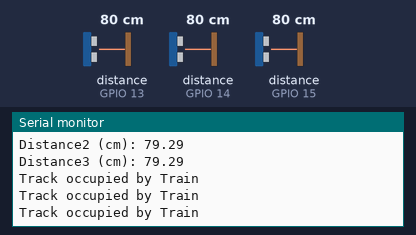
A sketch run on a simulated ESP8266 (NodeMCU). On the bench: the last lines printed to the serial monitor. Wiring (inferred from the names in the program): 3 × ultrasonic range finder: trigger GPIO 4, echo GPIO 15 / trigger GPIO 5, echo GPIO 13 / trigger GPIO 12, echo GPIO 14. The test bench sets the inputs (shaded band); at power-on: distance to the obstacle (sensors on GPIO 15, GPIO 13, GPIO 14) 80 cm. The echo pulse lasts 58.3 µs per cm; WiFi joins after 1.5 s; servers stay silent unless stated; uploads are accepted with an empty reply.

Above: at 2.7 s.
2.8 s: distance to the obstacle (sensor on GPIO 15) set to 2 cm
At 3.29 s:
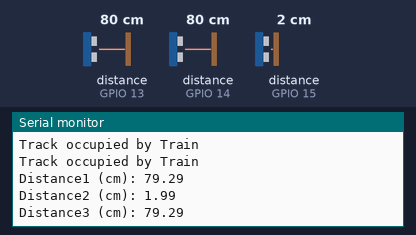
6.4 s: distance to the obstacle (sensor on GPIO 13) set to 2 cm
At 6.72 s:
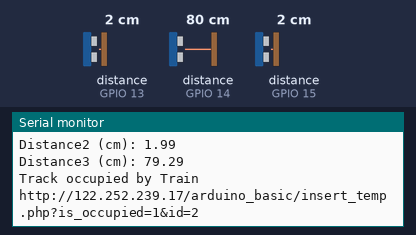
8.6 s: distance to the obstacle (sensor on GPIO 14) set to 2 cm
At 9.3 s:
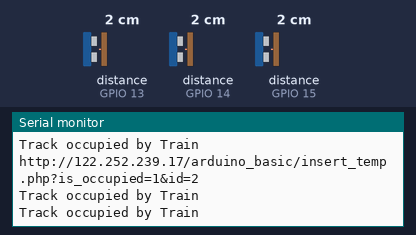
10.8 s: distance to the obstacle (sensor on GPIO 13) set to 4 cm
At 11.34 s:
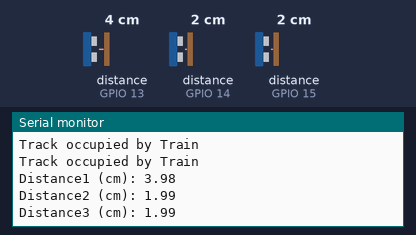
13.0 s: distance to the obstacle (sensor on GPIO 14) set to 4 cm
At 13.14 s:
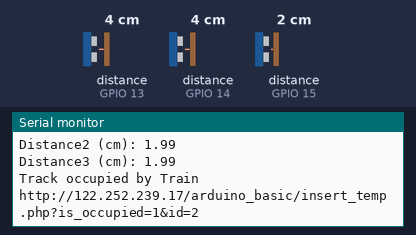
15.2 s: distance to the obstacle (sensor on GPIO 15) set to 4 cm
At 16.15 s:
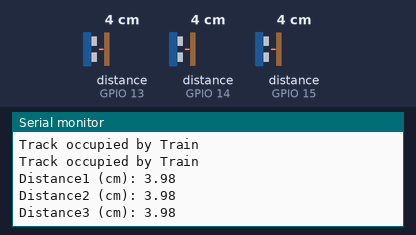
Timing chart, 0 to 18.2 s (numbered marks = the images above; inputs shaded):
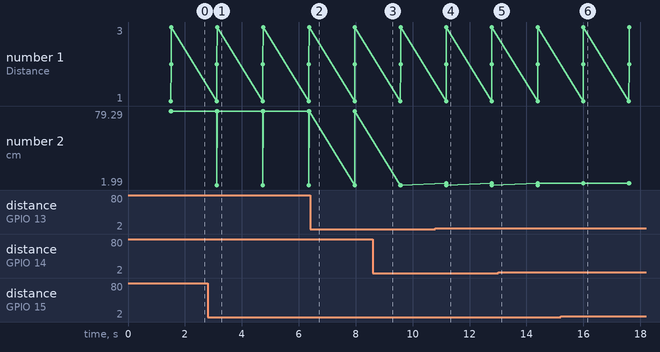

The sketch:

Temperature_Mysql.ino
```cpp
#include <ESP8266WiFi.h>
#include <ESP8266HTTPClient.h>
#include <WiFiClient.h>
#include <Wire.h>
// #include <Ultrasonic.h>
// Instantiate trig and echo pin for ultrasonic sensor
//Ultrasonic ultrasonic(5, 4);
const char* ssid     = "BOARD ROOM";
const char* password = "";

 const int trigPin1 = 5;
 const int echoPin1 = 13;

const int trigPin2 = 4; //4
const int echoPin2 = 15; //15

const int trigPin3 = 12;
const int echoPin3 = 14;

#define SOUND_VELOCITY 0.034
#define CM_TO_INCH 0.393701

long duration1,duration2,duration3;
float distanceCm1,distanceCm2,distanceCm3;
// const char* serverName = ;

void setup() {
  Serial.begin(115200);
  pinMode(trigPin1, OUTPUT); // Sets the trigPin as an Output
  pinMode(echoPin1, INPUT); // Sets the echoPin as an Input

  pinMode(trigPin2, OUTPUT); // Sets the trigPin as an Output
  pinMode(echoPin2, INPUT); // Sets the echoPin as an Input

  pinMode(trigPin3, OUTPUT); // Sets the trigPin as an Output
  pinMode(echoPin3, INPUT); // Sets the echoPin as an Input

  Serial.println();
  Serial.print("Connecting to ");
  Serial.println(ssid);
  WiFi.begin(ssid, password);
  while (WiFi.status() != WL_CONNECTED) {
    delay(500);
    Serial.print(".");
  }
  Serial.println("");
  Serial.println("WiFi connected");
  Serial.println("IP address: ");
  Serial.println(WiFi.localIP());

}

void loop() {

  digitalWrite(trigPin1, LOW);
  delayMicroseconds(2);
  // Sets the trigPin on HIGH state for 10 micro seconds
  digitalWrite(trigPin1, HIGH);
  delayMicroseconds(10);
  digitalWrite(trigPin1, LOW);

  // Reads the echoPin, returns the sound wave travel time in microseconds
  duration1 = pulseIn(echoPin1, HIGH);

  // Calculate the distance
  distanceCm1 = duration1 * SOUND_VELOCITY/2;

  // Convert to inches
  // distanceInch = distanceCm * CM_TO_INCH;

  // Prints the distance on the Serial Monitor
  Serial.print("Distance1 (cm): ");
  Serial.println(distanceCm1);
//   // Serial.print("Distance (inch): ");
//   // Serial.println(distanceInch);
//   // Post data to dweet.io

// // ################################ for 2nd Sensor ################################
  digitalWrite(trigPin2, LOW);
  delayMicroseconds(2);
  // Sets the trigPin on HIGH state for 10 micro seconds
  digitalWrite(trigPin2, HIGH);
  delayMicroseconds(10);
  digitalWrite(trigPin2, LOW);

  // Reads the echoPin, returns the sound wave travel time in microseconds
  duration2 = pulseIn(echoPin2, HIGH);

  // Calculate the distance
  distanceCm2 = duration2 * SOUND_VELOCITY/2;

  // Convert to inches
  // distanceInch = distanceCm * CM_TO_INCH;

  // Prints the distance on the Serial Monitor
  Serial.print("Distance2 (cm): ");
  Serial.println(distanceCm2);


  // ################################ For 3rd Sensor #################################
  digitalWrite(trigPin3, LOW);
  delayMicroseconds(2);
  // Sets the trigPin on HIGH state for 10 micro seconds
  digitalWrite(trigPin3, HIGH);
  delayMicroseconds(10);
  digitalWrite(trigPin3, LOW);

  // Reads the echoPin, returns the sound wave travel time in microseconds
  duration3 = pulseIn(echoPin3, HIGH);

  // Calculate the distance
  distanceCm3 = duration3 * SOUND_VELOCITY/2;


  Serial.print("Distance3 (cm): ");
  Serial.println(distanceCm3);

  //########################################## Server code ##############################

HTTPClient http1,http2,http3;
WiFiClient client1,client2,client3;

 if (distanceCm1 < 10) {
    String URL1 = "http://122.252.239.17/arduino_basic/insert_temp.php?is_occupied="; // Works with HTTP
    URL1 += 1; // set to 1 means distance less than 10 cm and track occupied
    URL1 += "&id=1";
     http1.begin(client1,URL1); // Works with HTTP

      int httpCode = http1.GET();
      if (httpCode > 0) {
          String payload = http1.getString();
          Serial.println(payload); // Print response
      }
      Serial.println("Track occupied by Train");
      http1.end();

} else {

  String URL1 = "http://122.252.239.17/arduino_basic/insert_temp.php?is_occupied="; // Works with HTTP
    URL1 += 0; // set to 1 means distance less than 10 cm and track occupied
    URL1 += "&id=1";
     http1.begin(client1,URL1); // Works with HTTP

      int httpCode = http1.GET();
      if (httpCode > 0) {
          String payload = http1.getString();
          Serial.println(payload); // Print response
      }
      Serial.println("Track occupied by Train");
      http1.end();

}

if(distanceCm2 < 10) {
   String URL2 = "http://122.252.239.17/arduino_basic/insert_temp.php?is_occupied="; // Works with HTTP
    URL2 += 1; // set to 1 means distance less than 10 cm and track occupied
    URL2 += "&id=2";
    Serial.println(URL2);
     http2.begin(client2,URL2); // Works with HTTP

      int httpCode = http2.GET();
      if (httpCode > 0) {
          String payload = http2.getString();
          Serial.println(payload); // Print response
      }
      Serial.println("Track occupied by Train");
      http2.end();

} else {

 String URL2 = "http://122.252.239.17/arduino_basic/insert_temp.php?is_occupied="; // Works with HTTP
    URL2 += 0; // set to 1 means distance less than 10 cm and track occupied
    URL2 += "&id=2";
     http2.begin(client2,URL2); // Works with HTTP

      int httpCode = http2.GET();
      if (httpCode > 0) {
          String payload = http2.getString();
          Serial.println(payload); // Print response
      }
      Serial.println("Track occupied by Train");
      http2.end();


}

if(distanceCm3 < 10) {
   String URL3 = "http://122.252.239.17/arduino_basic/insert_temp.php?is_occupied="; // Works with HTTP
    URL3 += 1; // set to 1 means distance less than 10 cm and track occupied
    URL3 += "&id=3";
     http3.begin(client3,URL3); // Works with HTTP

      int httpCode = http3.GET();
      if (httpCode > 0) {
          String payload = http3.getString();
          Serial.println(payload); // Print response
      }
      Serial.println("Track occupied by Train");
      http3.end();

} else {

   String URL3 = "http://122.252.239.17/arduino_basic/insert_temp.php?is_occupied="; // Works with HTTP
    URL3 += 0; // set to 1 means distance less than 10 cm and track occupied
    URL3 += "&id=3";
     http3.begin(client3,URL3); // Works with HTTP

      int httpCode = http3.GET();
      if (httpCode > 0) {
          String payload = http3.getString();
          Serial.println(payload); // Print response
      }
      Serial.println("Track occupied by Train");
      http3.end();

}

delay(1000);
}
```

Measured:
- after the input at 2.8 s, the serial monitor: prints a new line after 0.33 s (image 1)
- after the input at 10.8 s, the serial monitor: prints a new line after 0.38 s (image 4)
- after the input at 15.2 s, the serial monitor: prints a new line after 0.80 s (image 6)
